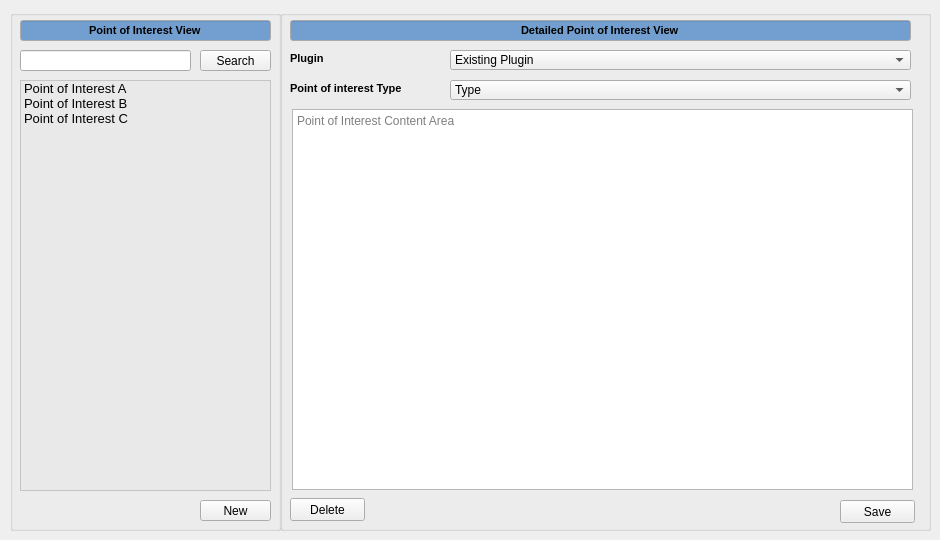
   <widget class="QWidget" name="Points_of_Interest">
    <attribute name="title">
     <string>Points of Interest</string>
    </attribute>
    <widget class="QGroupBox" name="point_of_interest_view_groupbox">
     <property name="geometry">
      <rect>
       <x>10</x>
       <y>10</y>
       <width>271</width>
       <height>521</height>
      </rect>
     </property>
     <property name="title">
      <string/>
     </property>
     <widget class="QLineEdit" name="point_of_interest_view_lineedit">
      <property name="geometry">
       <rect>
        <x>10</x>
        <y>10</y>
        <width>251</width>
        <height>21</height>
       </rect>
      </property>
      <property name="palette">
       <palette>
        <active>
         <colorrole role="Base">
          <brush brushstyle="SolidPattern">
           <color alpha="255">
            <red>114</red>
            <green>159</green>
            <blue>207</blue>
           </color>
          </brush>
         </colorrole>
        </active>
        <inactive>
         <colorrole role="Base">
          <brush brushstyle="SolidPattern">
           <color alpha="255">
            <red>114</red>
            <green>159</green>
            <blue>207</blue>
           </color>
          </brush>
         </colorrole>
        </inactive>
        <disabled>
         <colorrole role="Base">
          <brush brushstyle="SolidPattern">
           <color alpha="255">
            <red>255</red>
            <green>255</green>
            <blue>255</blue>
           </color>
          </brush>
         </colorrole>
        </disabled>
       </palette>
      </property>
      <property name="font">
       <font>
        <pointsize>8</pointsize>
        <weight>75</weight>
        <bold>true</bold>
       </font>
      </property>
      <property name="autoFillBackground">
       <bool>false</bool>
      </property>
      <property name="text">
       <string>Point of Interest View</string>
      </property>
      <property name="alignment">
       <set>Qt::AlignCenter</set>
      </property>
      <property name="readOnly">
       <bool>true</bool>
      </property>
     </widget>
     <widget class="QLineEdit" name="point_of_interest_view_search_lineedit">
      <property name="geometry">
       <rect>
        <x>10</x>
        <y>40</y>
        <width>171</width>
        <height>21</height>
       </rect>
      </property>
      <property name="palette">
       <palette>
        <active>
         <colorrole role="WindowText">
          <brush brushstyle="SolidPattern">
           <color alpha="255">
            <red>0</red>
            <green>0</green>
            <blue>0</blue>
           </color>
          </brush>
         </colorrole>
         <colorrole role="Dark">
          <brush brushstyle="SolidPattern">
           <color alpha="255">
            <red>119</red>
            <green>119</green>
            <blue>118</blue>
           </color>
          </brush>
         </colorrole>
         <colorrole role="Mid">
          <brush brushstyle="SolidPattern">
           <color alpha="255">
            <red>159</red>
            <green>159</green>
            <blue>157</blue>
           </color>
          </brush>
         </colorrole>
         <colorrole role="Text">
          <brush brushstyle="SolidPattern">
           <color alpha="255">
            <red>203</red>
            <green>203</green>
            <blue>203</blue>
           </color>
          </brush>
         </colorrole>
         <colorrole role="ButtonText">
          <brush brushstyle="SolidPattern">
           <color alpha="255">
            <red>0</red>
            <green>0</green>
            <blue>0</blue>
           </color>
          </brush>
         </colorrole>
         <colorrole role="Base">
          <brush brushstyle="SolidPattern">
           <color alpha="255">
            <red>255</red>
            <green>255</green>
            <blue>255</blue>
           </color>
          </brush>
         </colorrole>
         <colorrole role="Window">
          <brush brushstyle="SolidPattern">
           <color alpha="255">
            <red>238</red>
            <green>238</green>
            <blue>236</blue>
           </color>
          </brush>
         </colorrole>
         <colorrole role="Shadow">
          <brush brushstyle="SolidPattern">
           <color alpha="255">
            <red>0</red>
            <green>0</green>
            <blue>0</blue>
           </color>
          </brush>
         </colorrole>
         <colorrole role="AlternateBase">
          <brush brushstyle="SolidPattern">
           <color alpha="255">
            <red>184</red>
            <green>184</green>
            <blue>184</blue>
           </color>
          </brush>
         </colorrole>
         <colorrole role="ToolTipBase">
          <brush brushstyle="SolidPattern">
           <color alpha="255">
            <red>255</red>
            <green>255</green>
            <blue>220</blue>
           </color>
          </brush>
         </colorrole>
         <colorrole role="ToolTipText">
          <brush brushstyle="SolidPattern">
           <color alpha="255">
            <red>0</red>
            <green>0</green>
            <blue>0</blue>
           </color>
          </brush>
         </colorrole>
        </active>
        <inactive>
         <colorrole role="WindowText">
          <brush brushstyle="SolidPattern">
           <color alpha="255">
            <red>0</red>
            <green>0</green>
            <blue>0</blue>
           </color>
          </brush>
         </colorrole>
         <colorrole role="Dark">
          <brush brushstyle="SolidPattern">
           <color alpha="255">
            <red>119</red>
            <green>119</green>
            <blue>118</blue>
           </color>
          </brush>
         </colorrole>
         <colorrole role="Mid">
          <brush brushstyle="SolidPattern">
           <color alpha="255">
            <red>159</red>
            <green>159</green>
            <blue>157</blue>
           </color>
          </brush>
         </colorrole>
         <colorrole role="Text">
          <brush brushstyle="SolidPattern">
           <color alpha="255">
            <red>203</red>
            <green>203</green>
            <blue>203</blue>
           </color>
          </brush>
         </colorrole>
         <colorrole role="ButtonText">
          <brush brushstyle="SolidPattern">
           <color alpha="255">
            <red>0</red>
            <green>0</green>
            <blue>0</blue>
           </color>
          </brush>
         </colorrole>
         <colorrole role="Base">
          <brush brushstyle="SolidPattern">
           <color alpha="255">
            <red>255</red>
            <green>255</green>
            <blue>255</blue>
           </color>
          </brush>
         </colorrole>
         <colorrole role="Window">
          <brush brushstyle="SolidPattern">
           <color alpha="255">
            <red>238</red>
            <green>238</green>
            <blue>236</blue>
           </color>
          </brush>
         </colorrole>
         <colorrole role="Shadow">
          <brush brushstyle="SolidPattern">
           <color alpha="255">
            <red>0</red>
            <green>0</green>
            <blue>0</blue>
           </color>
          </brush>
         </colorrole>
         <colorrole role="AlternateBase">
          <brush brushstyle="SolidPattern">
           <color alpha="255">
            <red>184</red>
            <green>184</green>
            <blue>184</blue>
           </color>
          </brush>
         </colorrole>
         <colorrole role="ToolTipBase">
          <brush brushstyle="SolidPattern">
           <color alpha="255">
            <red>255</red>
            <green>255</green>
            <blue>220</blue>
           </color>
          </brush>
         </colorrole>
         <colorrole role="ToolTipText">
          <brush brushstyle="SolidPattern">
           <color alpha="255">
            <red>0</red>
            <green>0</green>
            <blue>0</blue>
           </color>
          </brush>
         </colorrole>
        </inactive>
        <disabled>
         <colorrole role="WindowText">
          <brush brushstyle="SolidPattern">
           <color alpha="255">
            <red>119</red>
            <green>119</green>
            <blue>118</blue>
           </color>
          </brush>
         </colorrole>
         <colorrole role="Dark">
          <brush brushstyle="SolidPattern">
           <color alpha="255">
            <red>119</red>
            <green>119</green>
            <blue>118</blue>
           </color>
          </brush>
         </colorrole>
         <colorrole role="Mid">
          <brush brushstyle="SolidPattern">
           <color alpha="255">
            <red>159</red>
            <green>159</green>
            <blue>157</blue>
           </color>
          </brush>
         </colorrole>
         <colorrole role="Text">
          <brush brushstyle="SolidPattern">
           <color alpha="255">
            <red>119</red>
            <green>119</green>
            <blue>118</blue>
           </color>
          </brush>
         </colorrole>
         <colorrole role="ButtonText">
          <brush brushstyle="SolidPattern">
           <color alpha="255">
            <red>119</red>
            <green>119</green>
            <blue>118</blue>
           </color>
          </brush>
         </colorrole>
         <colorrole role="Base">
          <brush brushstyle="SolidPattern">
           <color alpha="255">
            <red>238</red>
            <green>238</green>
            <blue>236</blue>
           </color>
          </brush>
         </colorrole>
         <colorrole role="Window">
          <brush brushstyle="SolidPattern">
           <color alpha="255">
            <red>238</red>
            <green>238</green>
            <blue>236</blue>
           </color>
          </brush>
         </colorrole>
         <colorrole role="Shadow">
          <brush brushstyle="SolidPattern">
           <color alpha="255">
            <red>0</red>
            <green>0</green>
            <blue>0</blue>
           </color>
          </brush>
         </colorrole>
         <colorrole role="AlternateBase">
          <brush brushstyle="SolidPattern">
           <color alpha="255">
            <red>184</red>
            <green>184</green>
            <blue>184</blue>
           </color>
          </brush>
         </colorrole>
         <colorrole role="ToolTipBase">
          <brush brushstyle="SolidPattern">
           <color alpha="255">
            <red>255</red>
            <green>255</green>
            <blue>220</blue>
           </color>
          </brush>
         </colorrole>
         <colorrole role="ToolTipText">
          <brush brushstyle="SolidPattern">
           <color alpha="255">
            <red>0</red>
            <green>0</green>
            <blue>0</blue>
           </color>
          </brush>
         </colorrole>
        </disabled>
       </palette>
      </property>
      <property name="font">
       <font>
        <pointsize>8</pointsize>
       </font>
      </property>
      <property name="text">
       <string/>
      </property>
     </widget>
     <widget class="QPushButton" name="point_of_interest_view_search_button">
      <property name="geometry">
       <rect>
        <x>190</x>
        <y>40</y>
        <width>71</width>
        <height>21</height>
       </rect>
      </property>
      <property name="text">
       <string>Search</string>
      </property>
     </widget>
     <widget class="QListWidget" name="point_of_interest_view_listwidget">
      <property name="geometry">
       <rect>
        <x>10</x>
        <y>70</y>
        <width>251</width>
        <height>411</height>
       </rect>
      </property>
      <property name="palette">
       <palette>
        <active>
         <colorrole role="WindowText">
          <brush brushstyle="SolidPattern">
           <color alpha="255">
            <red>0</red>
            <green>0</green>
            <blue>0</blue>
           </color>
          </brush>
         </colorrole>
         <colorrole role="Button">
          <brush brushstyle="SolidPattern">
           <color alpha="255">
            <red>255</red>
            <green>255</green>
            <blue>255</blue>
           </color>
          </brush>
         </colorrole>
         <colorrole role="Light">
          <brush brushstyle="SolidPattern">
           <color alpha="255">
            <red>255</red>
            <green>255</green>
            <blue>255</blue>
           </color>
          </brush>
         </colorrole>
         <colorrole role="Midlight">
          <brush brushstyle="SolidPattern">
           <color alpha="255">
            <red>255</red>
            <green>255</green>
            <blue>255</blue>
           </color>
          </brush>
         </colorrole>
         <colorrole role="Dark">
          <brush brushstyle="SolidPattern">
           <color alpha="255">
            <red>127</red>
            <green>127</green>
            <blue>127</blue>
           </color>
          </brush>
         </colorrole>
         <colorrole role="Mid">
          <brush brushstyle="SolidPattern">
           <color alpha="255">
            <red>170</red>
            <green>170</green>
            <blue>170</blue>
           </color>
          </brush>
         </colorrole>
         <colorrole role="Text">
          <brush brushstyle="SolidPattern">
           <color alpha="255">
            <red>0</red>
            <green>0</green>
            <blue>0</blue>
           </color>
          </brush>
         </colorrole>
         <colorrole role="BrightText">
          <brush brushstyle="SolidPattern">
           <color alpha="255">
            <red>255</red>
            <green>255</green>
            <blue>255</blue>
           </color>
          </brush>
         </colorrole>
         <colorrole role="Base">
          <brush brushstyle="SolidPattern">
           <color alpha="142">
            <red>229</red>
            <green>229</green>
            <blue>229</blue>
           </color>
          </brush>
         </colorrole>
         <colorrole role="Window">
          <brush brushstyle="SolidPattern">
           <color alpha="255">
            <red>255</red>
            <green>255</green>
            <blue>255</blue>
           </color>
          </brush>
         </colorrole>
         <colorrole role="Shadow">
          <brush brushstyle="SolidPattern">
           <color alpha="255">
            <red>0</red>
            <green>0</green>
            <blue>0</blue>
           </color>
          </brush>
         </colorrole>
         <colorrole role="AlternateBase">
          <brush brushstyle="SolidPattern">
           <color alpha="255">
            <red>255</red>
            <green>255</green>
            <blue>255</blue>
           </color>
          </brush>
         </colorrole>
         <colorrole role="ToolTipBase">
          <brush brushstyle="SolidPattern">
           <color alpha="255">
            <red>255</red>
            <green>255</green>
            <blue>220</blue>
           </color>
          </brush>
         </colorrole>
         <colorrole role="ToolTipText">
          <brush brushstyle="SolidPattern">
           <color alpha="255">
            <red>0</red>
            <green>0</green>
            <blue>0</blue>
           </color>
          </brush>
         </colorrole>
        </active>
        <inactive>
         <colorrole role="WindowText">
          <brush brushstyle="SolidPattern">
           <color alpha="255">
            <red>0</red>
            <green>0</green>
            <blue>0</blue>
           </color>
          </brush>
         </colorrole>
         <colorrole role="Button">
          <brush brushstyle="SolidPattern">
           <color alpha="255">
            <red>255</red>
            <green>255</green>
            <blue>255</blue>
           </color>
          </brush>
         </colorrole>
         <colorrole role="Light">
          <brush brushstyle="SolidPattern">
           <color alpha="255">
            <red>255</red>
            <green>255</green>
            <blue>255</blue>
           </color>
          </brush>
         </colorrole>
         <colorrole role="Midlight">
          <brush brushstyle="SolidPattern">
           <color alpha="255">
            <red>255</red>
            <green>255</green>
            <blue>255</blue>
           </color>
          </brush>
         </colorrole>
         <colorrole role="Dark">
          <brush brushstyle="SolidPattern">
           <color alpha="255">
            <red>127</red>
            <green>127</green>
            <blue>127</blue>
           </color>
          </brush>
         </colorrole>
         <colorrole role="Mid">
          <brush brushstyle="SolidPattern">
           <color alpha="255">
            <red>170</red>
            <green>170</green>
            <blue>170</blue>
           </color>
          </brush>
         </colorrole>
         <colorrole role="Text">
          <brush brushstyle="SolidPattern">
           <color alpha="255">
            <red>0</red>
            <green>0</green>
            <blue>0</blue>
           </color>
          </brush>
         </colorrole>
         <colorrole role="BrightText">
          <brush brushstyle="SolidPattern">
           <color alpha="255">
            <red>255</red>
            <green>255</green>
            <blue>255</blue>
           </color>
          </brush>
         </colorrole>
         <colorrole role="Base">
          <brush brushstyle="SolidPattern">
           <color alpha="142">
            <red>229</red>
            <green>229</green>
            <blue>229</blue>
           </color>
          </brush>
         </colorrole>
         <colorrole role="Window">
          <brush brushstyle="SolidPattern">
           <color alpha="255">
            <red>255</red>
            <green>255</green>
            <blue>255</blue>
           </color>
          </brush>
         </colorrole>
         <colorrole role="Shadow">
          <brush brushstyle="SolidPattern">
           <color alpha="255">
            <red>0</red>
            <green>0</green>
            <blue>0</blue>
           </color>
          </brush>
         </colorrole>
         <colorrole role="AlternateBase">
          <brush brushstyle="SolidPattern">
           <color alpha="255">
            <red>255</red>
            <green>255</green>
            <blue>255</blue>
           </color>
          </brush>
         </colorrole>
         <colorrole role="ToolTipBase">
          <brush brushstyle="SolidPattern">
           <color alpha="255">
            <red>255</red>
            <green>255</green>
            <blue>220</blue>
           </color>
          </brush>
         </colorrole>
         <colorrole role="ToolTipText">
          <brush brushstyle="SolidPattern">
           <color alpha="255">
            <red>0</red>
            <green>0</green>
            <blue>0</blue>
           </color>
          </brush>
         </colorrole>
        </inactive>
        <disabled>
         <colorrole role="WindowText">
          <brush brushstyle="SolidPattern">
           <color alpha="255">
            <red>127</red>
            <green>127</green>
            <blue>127</blue>
           </color>
          </brush>
         </colorrole>
         <colorrole role="Button">
          <brush brushstyle="SolidPattern">
           <color alpha="255">
            <red>255</red>
            <green>255</green>
            <blue>255</blue>
           </color>
          </brush>
         </colorrole>
         <colorrole role="Light">
          <brush brushstyle="SolidPattern">
           <color alpha="255">
            <red>255</red>
            <green>255</green>
            <blue>255</blue>
           </color>
          </brush>
         </colorrole>
         <colorrole role="Midlight">
          <brush brushstyle="SolidPattern">
           <color alpha="255">
            <red>255</red>
            <green>255</green>
            <blue>255</blue>
           </color>
          </brush>
         </colorrole>
         <colorrole role="Dark">
          <brush brushstyle="SolidPattern">
           <color alpha="255">
            <red>127</red>
            <green>127</green>
            <blue>127</blue>
           </color>
          </brush>
         </colorrole>
         <colorrole role="Mid">
          <brush brushstyle="SolidPattern">
           <color alpha="255">
            <red>170</red>
            <green>170</green>
            <blue>170</blue>
           </color>
          </brush>
         </colorrole>
         <colorrole role="Text">
          <brush brushstyle="SolidPattern">
           <color alpha="255">
            <red>127</red>
            <green>127</green>
            <blue>127</blue>
           </color>
          </brush>
         </colorrole>
         <colorrole role="BrightText">
          <brush brushstyle="SolidPattern">
           <color alpha="255">
            <red>255</red>
            <green>255</green>
            <blue>255</blue>
           </color>
          </brush>
         </colorrole>
         <colorrole role="Base">
          <brush brushstyle="SolidPattern">
           <color alpha="255">
            <red>255</red>
            <green>255</green>
            <blue>255</blue>
           </color>
          </brush>
         </colorrole>
         <colorrole role="Window">
          <brush brushstyle="SolidPattern">
           <color alpha="255">
            <red>255</red>
            <green>255</green>
            <blue>255</blue>
           </color>
          </brush>
         </colorrole>
         <colorrole role="Shadow">
          <brush brushstyle="SolidPattern">
           <color alpha="255">
            <red>0</red>
            <green>0</green>
            <blue>0</blue>
           </color>
          </brush>
         </colorrole>
         <colorrole role="AlternateBase">
          <brush brushstyle="SolidPattern">
           <color alpha="255">
            <red>255</red>
            <green>255</green>
            <blue>255</blue>
           </color>
          </brush>
         </colorrole>
         <colorrole role="ToolTipBase">
          <brush brushstyle="SolidPattern">
           <color alpha="255">
            <red>255</red>
            <green>255</green>
            <blue>220</blue>
           </color>
          </brush>
         </colorrole>
         <colorrole role="ToolTipText">
          <brush brushstyle="SolidPattern">
           <color alpha="255">
            <red>0</red>
            <green>0</green>
            <blue>0</blue>
           </color>
          </brush>
         </colorrole>
        </disabled>
       </palette>
      </property>
      <property name="font">
       <font>
        <pointsize>10</pointsize>
       </font>
      </property>
      <property name="editTriggers">
       <set>QAbstractItemView::DoubleClicked|QAbstractItemView::EditKeyPressed</set>
      </property>
      <property name="resizeMode">
       <enum>QListView::Adjust</enum>
      </property>
      <property name="spacing">
       <number>0</number>
      </property>
      <item>
       <property name="text">
        <string>Point of Interest A</string>
       </property>
      </item>
      <item>
       <property name="text">
        <string>Point of Interest B</string>
       </property>
      </item>
      <item>
       <property name="text">
        <string>Point of Interest C</string>
       </property>
      </item>
     </widget>
     <widget class="QPushButton" name="point_of_interest_view_new_button">
      <property name="geometry">
       <rect>
        <x>190</x>
        <y>490</y>
        <width>71</width>
        <height>21</height>
       </rect>
      </property>
      <property name="text">
       <string>New</string>
      </property>
     </widget>
    </widget>
    <widget class="QGroupBox" name="detailed_point_of_interest_view_groupbox_2">
     <property name="geometry">
      <rect>
       <x>280</x>
       <y>10</y>
       <width>651</width>
       <height>521</height>
      </rect>
     </property>
     <property name="title">
      <string/>
     </property>
     <widget class="QLineEdit" name="detailed_point_of_interest_view_lineedit">
      <property name="geometry">
       <rect>
        <x>10</x>
        <y>10</y>
        <width>621</width>
        <height>21</height>
       </rect>
      </property>
      <property name="palette">
       <palette>
        <active>
         <colorrole role="Base">
          <brush brushstyle="SolidPattern">
           <color alpha="255">
            <red>114</red>
            <green>159</green>
            <blue>207</blue>
           </color>
          </brush>
         </colorrole>
        </active>
        <inactive>
         <colorrole role="Base">
          <brush brushstyle="SolidPattern">
           <color alpha="255">
            <red>114</red>
            <green>159</green>
            <blue>207</blue>
           </color>
          </brush>
         </colorrole>
        </inactive>
        <disabled>
         <colorrole role="Base">
          <brush brushstyle="SolidPattern">
           <color alpha="255">
            <red>255</red>
            <green>255</green>
            <blue>255</blue>
           </color>
          </brush>
         </colorrole>
        </disabled>
       </palette>
      </property>
      <property name="font">
       <font>
        <pointsize>8</pointsize>
        <weight>75</weight>
        <bold>true</bold>
       </font>
      </property>
      <property name="autoFillBackground">
       <bool>false</bool>
      </property>
      <property name="text">
       <string>Detailed Point of Interest View</string>
      </property>
      <property name="alignment">
       <set>Qt::AlignCenter</set>
      </property>
      <property name="readOnly">
       <bool>true</bool>
      </property>
     </widget>
     <widget class="QComboBox" name="detailed_point_of_interest_view_existing_plugin_dropdown">
      <property name="geometry">
       <rect>
        <x>170</x>
        <y>40</y>
        <width>461</width>
        <height>20</height>
       </rect>
      </property>
      <property name="font">
       <font>
        <pointsize>9</pointsize>
        <weight>50</weight>
        <bold>false</bold>
       </font>
      </property>
      <item>
       <property name="text">
        <string>Existing Plugin</string>
       </property>
      </item>
     </widget>
     <widget class="QLabel" name="detailed_point_of_interest_view_point_of_interest_type_label">
      <property name="geometry">
       <rect>
        <x>10</x>
        <y>70</y>
        <width>131</width>
        <height>16</height>
       </rect>
      </property>
      <property name="font">
       <font>
        <pointsize>8</pointsize>
        <weight>75</weight>
        <bold>true</bold>
       </font>
      </property>
      <property name="text">
       <string>Point of interest Type</string>
      </property>
      <property name="textInteractionFlags">
       <set>Qt::NoTextInteraction</set>
      </property>
     </widget>
     <widget class="QPushButton" name="detailed_point_of_interest_view_delete_button">
      <property name="geometry">
       <rect>
        <x>10</x>
        <y>488</y>
        <width>75</width>
        <height>23</height>
       </rect>
      </property>
      <property name="text">
       <string>Delete</string>
      </property>
     </widget>
     <widget class="QPushButton" name="detailed_point_of_interest_view_save_button">
      <property name="geometry">
       <rect>
        <x>560</x>
        <y>490</y>
        <width>75</width>
        <height>23</height>
       </rect>
      </property>
      <property name="text">
       <string>Save</string>
      </property>
     </widget>
     <widget class="QTextEdit" name="point_of_interest_content_area_textedit">
      <property name="geometry">
       <rect>
        <x>12</x>
        <y>99</y>
        <width>621</width>
        <height>381</height>
       </rect>
      </property>
      <property name="tabChangesFocus">
       <bool>false</bool>
      </property>
      <property name="html">
       <string>&lt;!DOCTYPE HTML PUBLIC &quot;-//W3C//DTD HTML 4.0//EN&quot; &quot;http://www.w3.org/TR/REC-html40/strict.dtd&quot;&gt;
&lt;html&gt;&lt;head&gt;&lt;meta name=&quot;qrichtext&quot; content=&quot;1&quot; /&gt;&lt;style type=&quot;text/css&quot;&gt;
p, li { white-space: pre-wrap; }
&lt;/style&gt;&lt;/head&gt;&lt;body style=&quot; font-family:'DejaVu Sans'; font-size:12pt; font-weight:400; font-style:normal;&quot;&gt;
&lt;p style=&quot;-qt-paragraph-type:empty; margin-top:0px; margin-bottom:0px; margin-left:0px; margin-right:0px; -qt-block-indent:0; text-indent:0px;&quot;&gt;&lt;br /&gt;&lt;/p&gt;&lt;/body&gt;&lt;/html&gt;</string>
      </property>
      <property name="placeholderText">
       <string>Point of Interest Content Area</string>
      </property>
     </widget>
     <widget class="QLabel" name="detailed_point_of_interest_view_plugin_label">
      <property name="geometry">
       <rect>
        <x>10</x>
        <y>40</y>
        <width>133</width>
        <height>16</height>
       </rect>
      </property>
      <property name="font">
       <font>
        <pointsize>8</pointsize>
        <weight>75</weight>
        <bold>true</bold>
       </font>
      </property>
      <property name="text">
       <string>Plugin</string>
      </property>
      <property name="textInteractionFlags">
       <set>Qt::NoTextInteraction</set>
      </property>
     </widget>
     <widget class="QComboBox" name="detailed_point_of_interest_view_type_dropdown">
      <property name="geometry">
       <rect>
        <x>170</x>
        <y>70</y>
        <width>461</width>
        <height>20</height>
       </rect>
      </property>
      <property name="font">
       <font>
        <pointsize>9</pointsize>
        <weight>50</weight>
        <bold>false</bold>
       </font>
      </property>
      <item>
       <property name="text">
        <string>Type</string>
       </property>
      </item>
     </widget>
    </widget>
   </widget>
